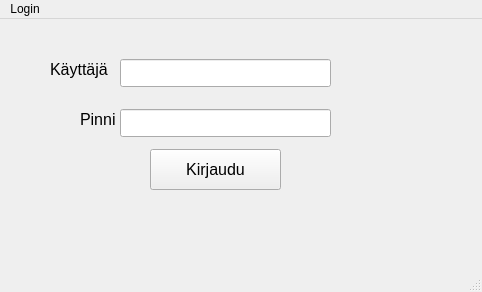
<?xml version="1.0" encoding="UTF-8"?>
<ui version="4.0">
 <class>MainWindow</class>
 <widget class="QMainWindow" name="MainWindow">
  <property name="geometry">
   <rect>
    <x>0</x>
    <y>0</y>
    <width>482</width>
    <height>292</height>
   </rect>
  </property>
  <property name="windowTitle">
   <string>MainWindow</string>
  </property>
  <widget class="QWidget" name="centralwidget">
   <widget class="QLabel" name="status">
    <property name="geometry">
     <rect>
      <x>120</x>
      <y>190</y>
      <width>241</width>
      <height>31</height>
     </rect>
    </property>
    <property name="font">
     <font>
      <pointsize>16</pointsize>
     </font>
    </property>
    <property name="text">
     <string/>
    </property>
   </widget>
   <widget class="QLineEdit" name="pinnumero">
    <property name="geometry">
     <rect>
      <x>120</x>
      <y>90</y>
      <width>211</width>
      <height>28</height>
     </rect>
    </property>
    <property name="font">
     <font>
      <pointsize>12</pointsize>
     </font>
    </property>
    <property name="echoMode">
     <enum>QLineEdit::Password</enum>
    </property>
   </widget>
   <widget class="QPushButton" name="nappi">
    <property name="geometry">
     <rect>
      <x>150</x>
      <y>130</y>
      <width>131</width>
      <height>41</height>
     </rect>
    </property>
    <property name="font">
     <font>
      <pointsize>12</pointsize>
     </font>
    </property>
    <property name="text">
     <string>Kirjaudu</string>
    </property>
   </widget>
   <widget class="QLabel" name="Pin">
    <property name="geometry">
     <rect>
      <x>80</x>
      <y>90</y>
      <width>41</width>
      <height>20</height>
     </rect>
    </property>
    <property name="font">
     <font>
      <pointsize>12</pointsize>
     </font>
    </property>
    <property name="text">
     <string>Pinni</string>
    </property>
   </widget>
   <widget class="QLineEdit" name="korttinumero">
    <property name="geometry">
     <rect>
      <x>120</x>
      <y>40</y>
      <width>211</width>
      <height>28</height>
     </rect>
    </property>
    <property name="font">
     <font>
      <pointsize>12</pointsize>
     </font>
    </property>
   </widget>
   <widget class="QLabel" name="kayttaja">
    <property name="geometry">
     <rect>
      <x>50</x>
      <y>40</y>
      <width>63</width>
      <height>20</height>
     </rect>
    </property>
    <property name="font">
     <font>
      <pointsize>12</pointsize>
     </font>
    </property>
    <property name="text">
     <string>Käyttäjä</string>
    </property>
   </widget>
  </widget>
  <widget class="QMenuBar" name="menubar">
   <property name="geometry">
    <rect>
     <x>0</x>
     <y>0</y>
     <width>482</width>
     <height>21</height>
    </rect>
   </property>
   <widget class="QMenu" name="menuLogin">
    <property name="title">
     <string>Login</string>
    </property>
   </widget>
   <addaction name="menuLogin"/>
  </widget>
  <widget class="QStatusBar" name="statusbar"/>
 </widget>
 <resources/>
 <connections/>
</ui>
